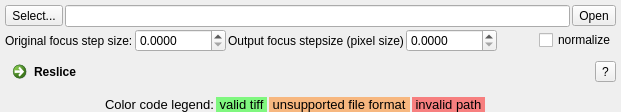
         <widget class="QWidget" name="ImageStack">
          <attribute name="title">
           <string>Image stack</string>
          </attribute>
          <layout class="QVBoxLayout" name="verticalLayout_6">
           <property name="spacing">
            <number>2</number>
           </property>
           <property name="leftMargin">
            <number>5</number>
           </property>
           <property name="topMargin">
            <number>5</number>
           </property>
           <property name="rightMargin">
            <number>5</number>
           </property>
           <property name="bottomMargin">
            <number>0</number>
           </property>
           <item>
            <layout class="QHBoxLayout" name="horizontalLayout_12">
             <item>
              <widget class="QToolButton" name="toolButton_ImageStackSelect">
               <property name="text">
                <string>Select...</string>
               </property>
              </widget>
             </item>
             <item>
              <widget class="QLineEditFilePath" name="lineEdit_ImageStackPath"/>
             </item>
             <item>
              <widget class="QToolButton" name="toolButton_ImageStackOpen">
               <property name="text">
                <string>Open</string>
               </property>
              </widget>
             </item>
            </layout>
           </item>
           <item>
            <layout class="QHBoxLayout" name="horizontalLayout_13">
             <item>
              <widget class="QLabel" name="label_14">
               <property name="text">
                <string>Original focus step size:</string>
               </property>
              </widget>
             </item>
             <item>
              <widget class="QDoubleSpinBox" name="doubleSpinBox_ImageStackFocusStepSizeOrig">
               <property name="decimals">
                <number>4</number>
               </property>
               <property name="maximum">
                <double>10000.000000000000000</double>
               </property>
              </widget>
             </item>
             <item>
              <widget class="QLabel" name="label_15">
               <property name="text">
                <string>Output focus stepsize (pixel size)</string>
               </property>
              </widget>
             </item>
             <item>
              <widget class="QDoubleSpinBox" name="doubleSpinBox_ImageStackFocusStepSizeReslized">
               <property name="decimals">
                <number>4</number>
               </property>
               <property name="maximum">
                <double>10000.000000000000000</double>
               </property>
              </widget>
             </item>
             <item>
              <spacer name="horizontalSpacer_8">
               <property name="orientation">
                <enum>Qt::Horizontal</enum>
               </property>
               <property name="sizeHint" stdset="0">
                <size>
                 <width>40</width>
                 <height>20</height>
                </size>
               </property>
              </spacer>
             </item>
             <item>
              <widget class="QCheckBox" name="checkBox_ImageStackNormalize">
               <property name="text">
                <string>normalize</string>
               </property>
              </widget>
             </item>
            </layout>
           </item>
           <item>
            <layout class="QHBoxLayout" name="horizontalLayout_14">
             <item>
              <widget class="QCommandLinkButton" name="commandLinkButton_Reslice">
               <property name="text">
                <string>Reslice</string>
               </property>
              </widget>
             </item>
             <item>
              <spacer name="horizontalSpacer_9">
               <property name="orientation">
                <enum>Qt::Horizontal</enum>
               </property>
               <property name="sizeHint" stdset="0">
                <size>
                 <width>40</width>
                 <height>20</height>
                </size>
               </property>
              </spacer>
             </item>
             <item>
              <widget class="QToolButton" name="toolButton_ImageStackHelp">
               <property name="text">
                <string>?</string>
               </property>
              </widget>
             </item>
            </layout>
           </item>
           <item>
            <spacer name="verticalSpacer">
             <property name="orientation">
              <enum>Qt::Vertical</enum>
             </property>
             <property name="sizeHint" stdset="0">
              <size>
               <width>5</width>
               <height>5</height>
              </size>
             </property>
            </spacer>
           </item>
           <item>
            <layout class="QHBoxLayout" name="horizontalLayout_20">
             <item>
              <spacer name="horizontalSpacer_16">
               <property name="orientation">
                <enum>Qt::Horizontal</enum>
               </property>
               <property name="sizeType">
                <enum>QSizePolicy::Fixed</enum>
               </property>
               <property name="sizeHint" stdset="0">
                <size>
                 <width>100</width>
                 <height>10</height>
                </size>
               </property>
              </spacer>
             </item>
             <item>
              <widget class="QLabel" name="label_20">
               <property name="maximumSize">
                <size>
                 <width>16777215</width>
                 <height>20</height>
                </size>
               </property>
               <property name="font">
                <font>
                 <pointsize>10</pointsize>
                </font>
               </property>
               <property name="text">
                <string>Color code legend:</string>
               </property>
              </widget>
             </item>
             <item>
              <widget class="QLabel" name="label_21">
               <property name="minimumSize">
                <size>
                 <width>0</width>
                 <height>0</height>
                </size>
               </property>
               <property name="maximumSize">
                <size>
                 <width>16777215</width>
                 <height>20</height>
                </size>
               </property>
               <property name="font">
                <font>
                 <pointsize>10</pointsize>
                </font>
               </property>
               <property name="styleSheet">
                <string notr="true">background-color: rgb(0,255,0,120);</string>
               </property>
               <property name="text">
                <string> valid tiff </string>
               </property>
              </widget>
             </item>
             <item>
              <widget class="QLabel" name="label_22">
               <property name="maximumSize">
                <size>
                 <width>16777215</width>
                 <height>20</height>
                </size>
               </property>
               <property name="font">
                <font>
                 <pointsize>10</pointsize>
                </font>
               </property>
               <property name="styleSheet">
                <string notr="true">background-color: rgb(255,120,0,120);</string>
               </property>
               <property name="text">
                <string> unsupported file format </string>
               </property>
              </widget>
             </item>
             <item>
              <widget class="QLabel" name="label_23">
               <property name="minimumSize">
                <size>
                 <width>0</width>
                 <height>0</height>
                </size>
               </property>
               <property name="maximumSize">
                <size>
                 <width>16777215</width>
                 <height>20</height>
                </size>
               </property>
               <property name="font">
                <font>
                 <pointsize>10</pointsize>
                </font>
               </property>
               <property name="styleSheet">
                <string notr="true">background-color: rgb(255,0,0,120);</string>
               </property>
               <property name="text">
                <string> invalid path </string>
               </property>
              </widget>
             </item>
             <item>
              <spacer name="horizontalSpacer_17">
               <property name="orientation">
                <enum>Qt::Horizontal</enum>
               </property>
               <property name="sizeHint" stdset="0">
                <size>
                 <width>40</width>
                 <height>10</height>
                </size>
               </property>
              </spacer>
             </item>
            </layout>
           </item>
          </layout>
         </widget>
